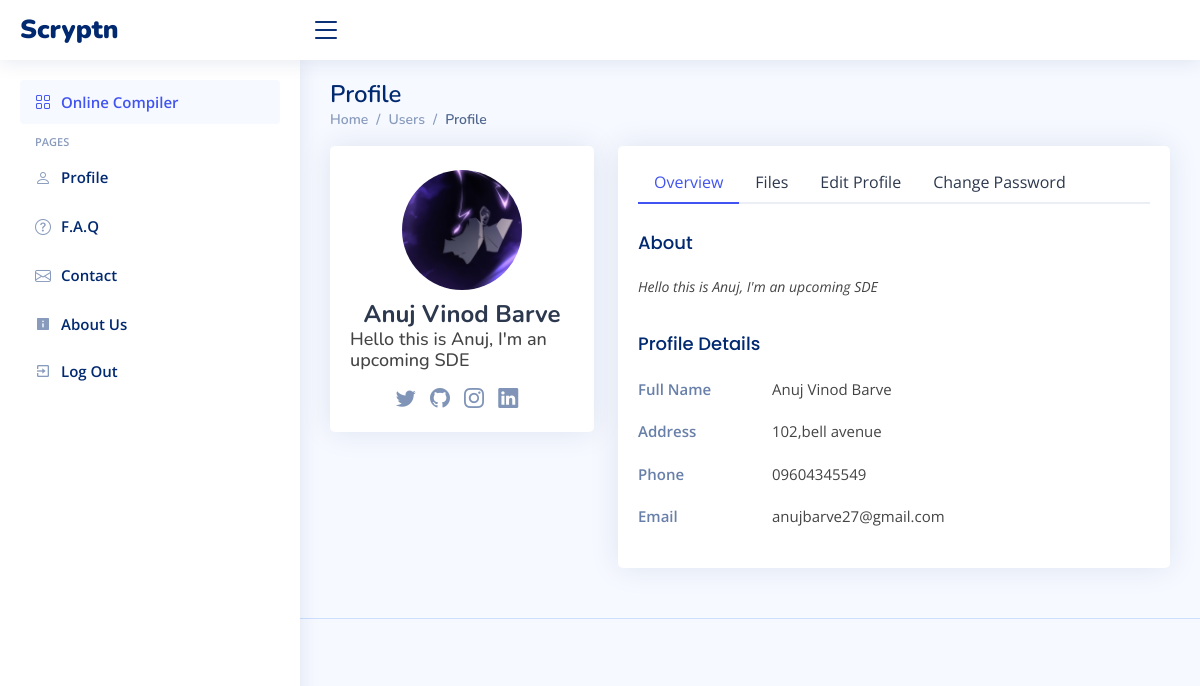
The page /student/users-profile.php (signed in) on the database as committed earlier.
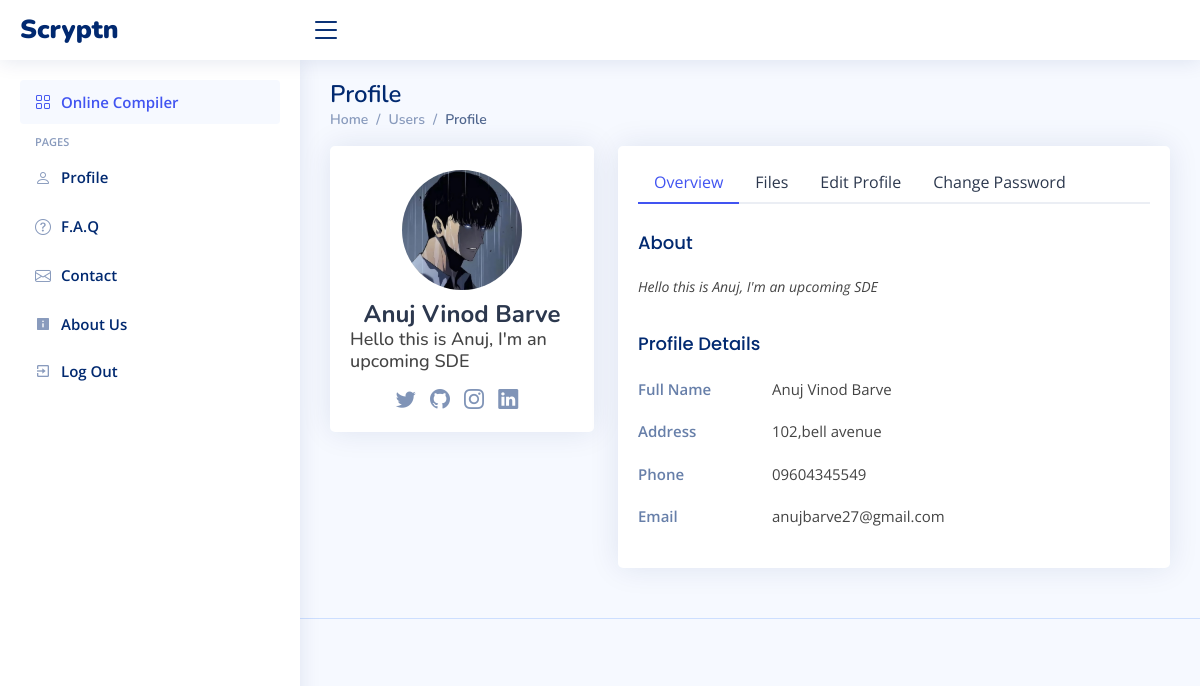
The same page on the database as committed later.
### tables this page shows
CREATE TABLE `users` (
  `userID` int(11) NOT NULL,
  `userName` varchar(128) NOT NULL,
  `userEmail` varchar(128) NOT NULL,
  `userAddr` varchar(255) DEFAULT NULL,
  `userPhone` varchar(255) DEFAULT NULL,
  `userUid` varchar(128) NOT NULL,
  `userPwd` varchar(128) NOT NULL,
  `user_ln` text DEFAULT NULL,
  `user_gh` text DEFAULT NULL,
  `user_in` varchar(255) DEFAULT NULL,
  `user_tw` varchar(255) DEFAULT NULL,
  `user_desc` text DEFAULT NULL,
  `user_photo` varchar(255) DEFAULT NULL
);

### student/users-profile.php (the view, shortened to what this page needs)
<!DOCTYPE html>
<html lang="en">
<head>
  <link href="../assets/vendor/bootstrap/css/bootstrap.min.css" rel="stylesheet" />
  <link href="../assets/vendor/bootstrap-icons/bootstrap-icons.css" rel="stylesheet" />
  <link href="../assets/vendor/boxicons/css/boxicons.min.css" rel="stylesheet" />
  <link href="../assets/vendor/quill/quill.snow.css" rel="stylesheet" />
  <link href="../assets/vendor/quill/quill.bubble.css" rel="stylesheet" />
  <link href="../assets/vendor/remixicon/remixicon.css" rel="stylesheet" />
  <link href="../assets/vendor/simple-datatables/style.css" rel="stylesheet" />
  <link href="../assets/css/style.css" rel="stylesheet" />
</head>
<body>
  <?php include './includes/header.php'; ?>
  <?php include './includes/sidenav.php'; ?>
  <main id="main" class="main">
    <div class="pagetitle">
      <h1>Profile</h1>
      <nav>
        <ol class="breadcrumb">
          <li class="breadcrumb-item"><a href="index.html">Home</a></li>
          <li class="breadcrumb-item">Users</li>
          <li class="breadcrumb-item active">Profile</li>
        </ol>
      </nav>
    </div>
    <section class="section profile">
      <?php
      $servername = "localhost";
      $username = "root";
      $password = "";
      $databasename = "scr";
      $conn = new mysqli(
        $servername,
        $username,
        $password,
        $databasename
      );
      $id = $_SESSION["userID"];
      $query = "SELECT * FROM `users` WHERE userID = $id";
      $result = $conn->query($query);
      $data = $result->fetch_assoc();
      ?>
      <div class="row">
        <div class="col-xl-4">
          <div class="card">
            <div class="card-body profile-card pt-4 d-flex flex-column align-items-center">
              <img src="../inc/user-data/profile-photos/<?php if($data["user_photo"]){echo $data["user_photo"];}else{echo "../assets/img/profile-img.jpg";};?>" alt="Profile" class="rounded-circle" />
              <h2><?php echo $data["userName"]; ?></h2>
              <h3><?php echo $data["user_desc"]; ?></h3>
              <div class="social-links mt-2">
                <a href="<?php echo $data["user_tw"]; ?>" class="twitter"><i class="bi bi-twitter"></i></a>
                <a href="<?php echo $data["user_gh"]; ?>" class="github"><i class="bi bi-github"></i></a>
                <a href="<?php echo $data["user_in"]; ?>" class="instagram"><i class="bi bi-instagram"></i></a>
                <a href="<?php echo $data["user_ln"]; ?>" class="linkedin"><i class="bi bi-linkedin"></i></a>
              </div>
            </div>
          </div>
        </div>
        <div class="col-xl-8">
          <div class="card">
            <div class="card-body pt-3">
              <ul class="nav nav-tabs nav-tabs-bordered">
                <li class="nav-item">
                  <button class="nav-link active" data-bs-toggle="tab" data-bs-target="#profile-overview">
                    Overview
                  </button>
                </li>
                <li class="nav-item">
                  <button class="nav-link" data-bs-toggle="tab" data-bs-target="#user-files">
                    Files
                  </button>
                </li>
                <li class="nav-item">
                  <button class="nav-link" data-bs-toggle="tab" data-bs-target="#profile-edit">
                    Edit Profile
                  </button>
                </li>
                <li class="nav-item">
                  <button class="nav-link" data-bs-toggle="tab" data-bs-target="#profile-change-password">
                    Change Password
                  </button>
                </li>
              </ul>
              <div class="tab-content pt-2">
                <div class="tab-pane fade show active profile-overview" id="profile-overview">
                  <h5 class="card-title">About</h5>
                  <p class="small fst-italic">
                    <?php echo $data["user_desc"];?>
                  </p>
                  <h5 class="card-title">Profile Details</h5>
                  <div class="row">
                    <div class="col-lg-3 col-md-4 label">Full Name</div>
                    <div class="col-lg-9 col-md-8"><?php echo $data["userName"];?></div>
                  </div>
                  <div class="row">
                    <div class="col-lg-3 col-md-4 label">Address</div>
                    <div class="col-lg-9 col-md-8">
                    <?php echo $data["userAddr"];?>
                    </div>
                  </div>
                  <div class="row">
                    <div class="col-lg-3 col-md-4 label">Phone</div>
                    <div class="col-lg-9 col-md-8"><?php echo $data["userPhone"];?></div>
                  </div>
                  <div class="row">
                    <div class="col-lg-3 col-md-4 label">Email</div>
                    <div class="col-lg-9 col-md-8">
                    <?php echo $data["userEmail"];?>
                    </div>
                  </div>
                </div>
              </div>
            </div>
          </div>
        </div>
      </div>
    </section>
  </main>
  <footer id="footer" class="footer">
  </footer>
</body>
</html>

### student/includes/header.php
<header id="header" class="header fixed-top d-flex align-items-center">
    <div class="d-flex align-items-center justify-content-between">
      <a href="index.html" class="logo d-flex align-items-center">
        <span class="d-none d-lg-block"><b>  Scryptn</b></span>
      </a>
      <i class="bi bi-list toggle-sidebar-btn"></i>
    </div>
  </header>

### student/includes/sidenav.php
<aside id="sidebar" class="sidebar">
    <ul class="sidebar-nav" id="sidebar-nav">
      <li class="nav-item">
        <a class="nav-link " href="index.php">
          <i class="bi bi-grid"></i>
          <span>Online Compiler</span>
        </a>
      </li>
      <li class="nav-heading">Pages</li>
      <li class="nav-item">
        <a class="nav-link collapsed" href="users-profile.php">
          <i class="bi bi-person"></i>
          <span>Profile</span>
        </a>
      </li>
      <li class="nav-item">
        <a class="nav-link collapsed" href="pages-faq.php">
          <i class="bi bi-question-circle"></i>
          <span>F.A.Q</span>
        </a>
      </li>
      <li class="nav-item">
        <a class="nav-link collapsed" href="pages-contact.php">
          <i class="bi bi-envelope"></i>
          <span>Contact</span>
        </a>
      </li>
      <li class="nav-item">
        <a class="nav-link collapsed" href="pages-contact.php">
          <i class="bx bxs-info-square"></i>
          <span>About Us</span>
        </a>
      </li>
      <li class="nav-item">
        <a class="nav-link collapsed" href="../inc/logout.php">
          <i class="bx bx-exit"></i>
          <span>Log Out</span>
        </a>
      </li>
    </ul>
  </aside>

### assets/css/style.css (style rules this page uses)
:root { scroll-behavior: smooth; }
body { font-family: "Open Sans", sans-serif; background: #f6f9ff; color: #444444; }
a { color: #4154f1; text-decoration: none; }
h1, h2, h3, h4, h5, h6 { font-family: "Nunito", sans-serif; }
#main { margin-top: 60px; padding: 20px 30px; transition: all 0.3s; }
.pagetitle { margin-bottom: 10px; }
.pagetitle h1 { font-size: 24px; margin-bottom: 0; font-weight: 600; color: #012970; }
.card { margin-bottom: 30px; border: none; border-radius: 5px; box-shadow: 0px 0 30px rgba(1, 41, 112, 0.1); }
.card-title { padding: 20px 0 15px 0; font-size: 18px; font-weight: 500; color: #012970; font-family: "Poppins", sans-serif; }
.card-body { padding: 0 20px 20px 20px; }
.breadcrumb { font-size: 14px; font-family: "Nunito", sans-serif; color: #899bbd; font-weight: 600; }
.breadcrumb a { color: #899bbd; transition: 0.3s; }
.breadcrumb .breadcrumb-item::before { color: #899bbd; }
.breadcrumb .active { color: #51678f; font-weight: 600; }
.nav-tabs-bordered { border-bottom: 2px solid #ebeef4; }
.nav-tabs-bordered .nav-link { margin-bottom: -2px; border: none; color: #2c384e; }
.nav-tabs-bordered .nav-link.active { background-color: #fff; color: #4154f1; border-bottom: 2px solid #4154f1; }
.logo { line-height: 1; }
@media (min-width: 1200px) { .logo { width: 280px; } }
.logo span { font-size: 26px; font-weight: 700; color: #012970; font-family: "Nunito", sans-serif; }
.header { transition: all 0.5s; z-index: 997; height: 60px; box-shadow: 0px 2px 20px rgba(1, 41, 112, 0.1); background-color: #fff; padding-left: 20px; }
.header .toggle-sidebar-btn { font-size: 32px; padding-left: 10px; cursor: pointer; color: #012970; }
.sidebar { position: fixed; top: 60px; left: 0; bottom: 0; width: 300px; z-index: 996; transition: all 0.3s; padding: 20px; overflow-y: auto; scrollbar-width: thin; scrollbar-color: #aab7cf transparent; box-shadow: 0px 0px 20px rgba(1, 41, 112, 0.1); background-color: #fff; }
@media (min-width: 1200px) { #main, #footer { margin-left: 300px; } }
.sidebar-nav { padding: 0; margin: 0; list-style: none; }
.sidebar-nav li { padding: 0; margin: 0; list-style: none; }
.sidebar-nav .nav-item { margin-bottom: 5px; }
.sidebar-nav .nav-heading { font-size: 11px; text-transform: uppercase; color: #899bbd; font-weight: 600; margin: 10px 0 5px 15px; }
.sidebar-nav .nav-link { display: flex; align-items: center; font-size: 15px; font-weight: 600; color: #4154f1; transition: 0.3; background: #f6f9ff; padding: 10px 15px; border-radius: 4px; }
.sidebar-nav .nav-link i { font-size: 16px; margin-right: 10px; color: #4154f1; }
.sidebar-nav .nav-link.collapsed { color: #012970; background: #fff; }
.sidebar-nav .nav-link.collapsed i { color: #899bbd; }
.profile .profile-card img { max-width: 120px; }
.profile .profile-card h2 { font-size: 24px; font-weight: 700; color: #2c384e; margin: 10px 0 0 0; }
.profile .profile-card h3 { font-size: 18px; }
.profile .profile-card .social-links a { font-size: 20px; display: inline-block; color: rgba(1, 41, 112, 0.5); line-height: 0; margin-right: 10px; transition: 0.3s; }
.profile .profile-overview .row { margin-bottom: 20px; font-size: 15px; }
.profile .profile-overview .card-title { color: #012970; }
.profile .profile-overview .label { font-weight: 600; color: rgba(1, 41, 112, 0.6); }
.footer { padding: 20px 0; font-size: 14px; transition: all 0.3s; border-top: 1px solid #cddfff; }

Rows that differ between the two databases and show on the page:
changed users "Anuj Vinod Barve": user_photo: a different picture
